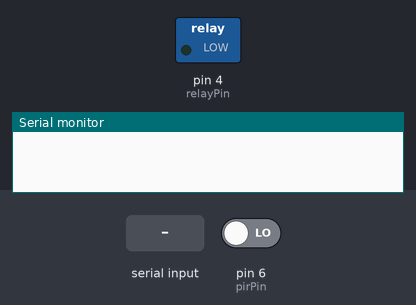
The sketch below on a simulated Arduino Uno, built with avr-gcc and run on an emulated ATmega328P. Shown: switched loads named in the sketch (green lamp = pin HIGH), the last lines printed to the serial monitor. The test bench sets the inputs (shaded band); at power-on: pin 6 (pirPin) LOW.

Above: at 1.4 s.
1.5 s: pin 6 (pirPin) driven HIGH
3.6 s: "1" received over the second serial link
At 4.5 s:
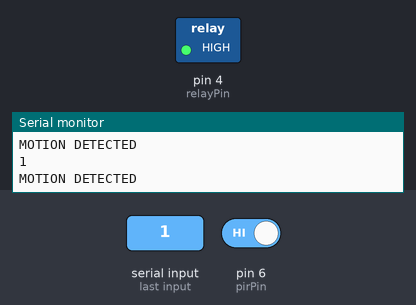
5.1 s: "0" received over the second serial link
At 5.6 s:
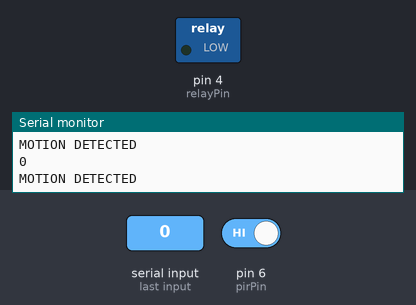
6.6 s: "a" received over the second serial link
Timing chart, 0 to 9.1 s (numbered marks = the images above; inputs shaded):
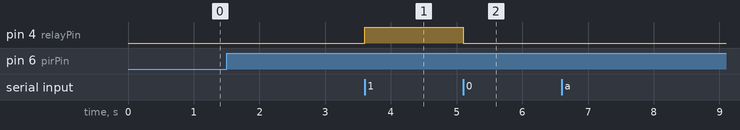

The sketch:

AlarmDroid.ino
```cpp
#include <SoftwareSerial.h>

/*
  8->rxbt
  9->txbt
  4->pir
  5->relay
*/
const int rxbt = 8;
const int txbt = 9;

const int pirPin = 6;

const int relayPin = 4;


SoftwareSerial bt(rxbt, txbt); //tx,rx
boolean isAlarmOn = false;
long actualTime;
long alarmDuration = 30000;//300000;//5 minutes;
boolean sensorDetected = false;
boolean alwaysOn = false;
boolean isAlarmTriggered = false;


void setup() {
  Serial.begin(9600);
  bt.begin(9600);
  pinMode(pirPin, INPUT);
  pinMode(relayPin, OUTPUT);
}

void loop() {
  checkBt();
  sensorDetected = digitalRead(pirPin) == HIGH;
  if (sensorDetected) {
    Serial.println("MOTION DETECTED");
    actualTime = millis();
    if (isAlarmOn) {
      while (((millis() < (actualTime + alarmDuration))/* || alwaysOn*/) && isAlarmOn ) {
        digitalWrite(relayPin, HIGH);
        checkBt();
      }
    }
  }
  digitalWrite(relayPin, LOW);
  delay(300);


}

void checkBt() {
  if (bt.available()) {
    char c = bt.read();
    Serial.println(c);
    switch (c) {
      case '0':
        isAlarmOn = false;
        alwaysOn = false;
        alarmDuration = 0;
        break;
      case '1':
        isAlarmOn = true;
      case 'a':
        alarmDuration = 300000;//5 minutes
        break;
      case 'b':
        alarmDuration = 600000;//10 minutes
        break;
      case 'c':
        alarmDuration = 1200000;//20 minutes
        break;
      case 'd':
        alarmDuration = 1800000;//30 minutes
        break;
      case 'e':
        alwaysOn = true;
        break;
    }
  }
}
```

Measured:
- after the input at 3.6 s, pin 4 (relayPin): LOW → HIGH at once
- after the input at 5.1 s, pin 4 (relayPin): HIGH → LOW at once
